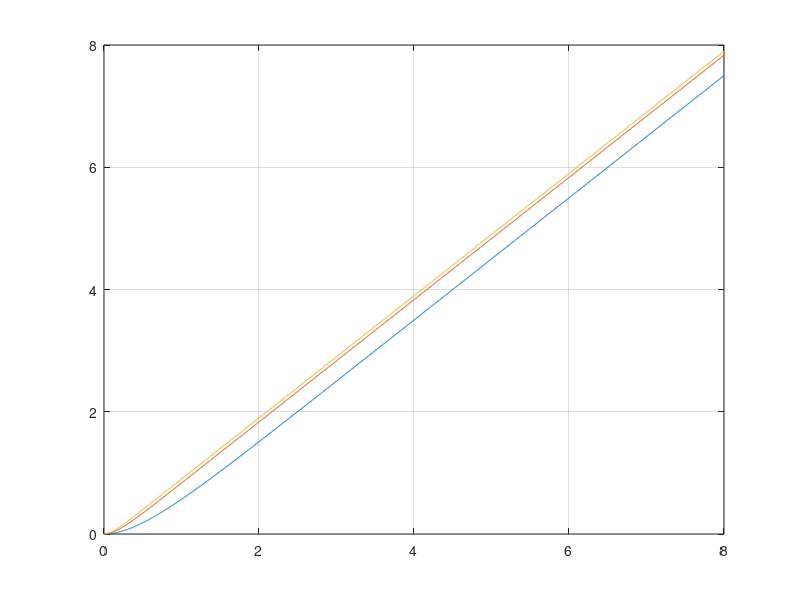

This chart was generated by the following MATLAB code:
t = 0:0.005:8;
num = 2;
den =[1,2,0];
sys = tf(num,den);

[y,t] = step(sys,t); plot(t,y); hold on;

num = 6; den =[1,6,0];
sys2 = tf(num,den);

[y,t] = step(sys2,t); plot(t,y); hold on;

num = 10; den =[1,10,0];
sys3 = tf(num,den);

[y,t] = step(sys3,t); plot(t,y); grid;
